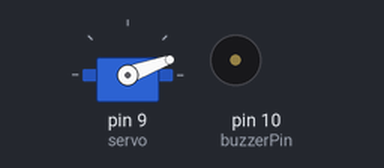
A sketch run on a simulated Arduino Uno, built with avr-gcc and run on an emulated ATmega328P. On the bench: servo, buzzer (waves = sounding). Random numbers use the default seed unless the sketch sets one.

Above: at 0.1 s.
At 11.1 s:
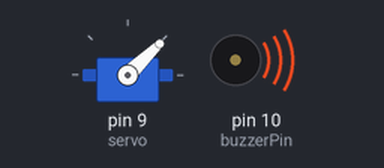
At 24.8 s:
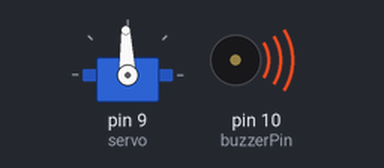
At 35.4 s:
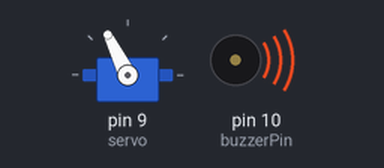
Timing chart, 0 to 40.0 s (numbered marks = the images above):
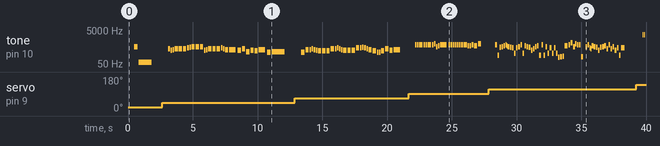

Measured:
- by itself, servo on pin 9 (servo): moves from 20° to 140° over 36.6 s
- by itself, tone on pin 10 (buzzerPin): plays 523 Hz for 0.25 s, 65 Hz for 1.0 s, 392 Hz for 0.13 s, 330 Hz for 0.13 s, 349 Hz for 0.13 s, 392 Hz for 0.25 s … (150 notes in this stretch)

The sketch:

BuildingADice.ino
```cpp
// Include the button and servo library
#include <Button.h>
#include <Servo.h>

#include "pitches.h"
#include "melody.h"

// Create a button object on GPIO pin 13
Button btnRoll(13);

// Create a new servo object
Servo servo;

// Declare global pin constant for buzzer
const byte buzzerPin = 10;

void setup() {

  // Start button
  btnRoll.begin();

  // Attach the servo on 9 to the servo object
  servo.attach(9);

  // Set buzzerPin as output
  pinMode(buzzerPin, OUTPUT);

  // Initialise a pseudi-random number generator
  randomSeed(analogRead(0));

  // Move servo to position zero
  servo.write(0);

  // Go through every number and show steps for calibration
  for(int i = 1; i < 7; i++){
    setDice(i, true);
    delay(500);
  }

  setDice(1, false);

  // Open a serial connection
  Serial.begin(9600);

}

void playTone(int melody[], int noreDurations[], int lengths){

  for (int thisNote = 0; thisNote < lengths; thisNote++) {

    // To calculate the note duration, take one second divided by the note type.
    // e.g. quarter note = 1000 / 4, eighth note = 1000/8, etc.
    int noteDuration = 1000 / noreDurations[thisNote];

    tone(buzzerPin, melody[thisNote], noteDuration);

    // to distinguish the notes, set a minimum time between them.
    // the note's duration + 30% seems to work well:
    int pauseBetweenNotes = noteDuration * 1.30;
    delay(pauseBetweenNotes);

    // Stop the tone playing:
    noTone(buzzerPin);

  }
}

void loop() {

  if (btnRoll.released()) {
    Serial.println("Button was pressed \n");
    upDown();
    setDice(random(1,7), true);
  }

  // Read servo position
  // float servoValue = servo.read();

}

void upDown(){

  // Move servo up and down
  setDice(6, false);
  delay(600);
  setDice(1, false);
  delay(600);

}

void setDice(int number, boolean acousticFeedback){

  // Map number 1-6 to degrees for servo between 20 and 140 degrees
  int dicePointer = map(number, 1, 6, 20, 140);

  Serial.print("Rolled: ");
  Serial.println(dicePointer);

  // Move servo to specified angle
  servo.write(dicePointer);

  // Play sound
  delay(500);
  if (acousticFeedback == true){
    // delay(500);
    // for (int i = 0; i < number; i++){
    //   digitalWrite(buzzerPin, HIGH);
    //   delay(50);
    //   digitalWrite(buzzerPin, LOW);
    //   delay(100);
    // }
    if (number == 6){
      playTone(MarioMainThemeMelody, MarioMainThemeNoteDurations, sizeof(MarioMainThemeMelody)/sizeof(int));
    }
    else if (number == 5){
      playTone(TetrisMelody, TetrisNoteDurations, sizeof(TetrisMelody)/sizeof(int));
    }
    else if (number == 4){
      playTone(JingleMelody, JingleNoteDuration, sizeof(JingleMelody)/sizeof(int));
    }
    else if (number == 3){
      playTone(WishMelody, WishNoteDuration, sizeof(WishMelody)/sizeof(int));
    }
    else if (number == 2){
      playTone(SantaMelody, SantaNoteDuration, sizeof(SantaMelody)/sizeof(int));
    }
    else if (number == 1){
      playTone(MySadMelody, MySadNoteDurations, sizeof(MySadNoteDurations)/sizeof(int));
    }
    // else{
    //   playTone(MyMelody2, MyNoteDurations2, sizeof(MyMelody2)/sizeof(int));
    // }
  }


}
```

melody.h
```cpp
// NOTES for Mario main theme melody
int MarioMainThemeMelody[] = {
  NOTE_E7, NOTE_E7, 0, NOTE_E7,
  0, NOTE_C7, NOTE_E7, 0,
  NOTE_G7, 0, 0,  0,
  NOTE_G6, 0, 0, 0,

  NOTE_C7, 0, 0, NOTE_G6,
  0, 0, NOTE_E6, 0,
  0, NOTE_A6, 0, NOTE_B6,
  0, NOTE_AS6, NOTE_A6, 0,

  NOTE_G6, NOTE_E7, NOTE_G7,
  NOTE_A7, 0, NOTE_F7, NOTE_G7,
  0, NOTE_E7, 0, NOTE_C7,
  NOTE_D7, NOTE_B6, 0, 0,

  NOTE_C7, 0, 0, NOTE_G6,
  0, 0, NOTE_E6, 0,
  0, NOTE_A6, 0, NOTE_B6,
  0, NOTE_AS6, NOTE_A6, 0,

  NOTE_G6, NOTE_E7, NOTE_G7,
  NOTE_A7, 0, NOTE_F7, NOTE_G7,
  0, NOTE_E7, 0, NOTE_C7,
  NOTE_D7, NOTE_B6, 0, 0
};

// NOTE DURATIONS for Mario main them tempo
int MarioMainThemeNoteDurations[] = {
  12, 12, 12, 12,
  12, 12, 12, 12,
  12, 12, 12, 12,
  12, 12, 12, 12,

  12, 12, 12, 12,
  12, 12, 12, 12,
  12, 12, 12, 12,
  12, 12, 12, 12,

  9, 9, 9,
  12, 12, 12, 12,
  12, 12, 12, 12,
  12, 12, 12, 12,

  12, 12, 12, 12,
  12, 12, 12, 12,
  12, 12, 12, 12,
  12, 12, 12, 12,

  9, 9, 9,
  12, 12, 12, 12,
  12, 12, 12, 12,
  12, 12, 12, 12,
};


int TetrisMelody[] = {
  NOTE_E5, NOTE_E3, NOTE_B4, NOTE_C5, NOTE_D5, NOTE_E5, NOTE_D5, NOTE_C5,
  NOTE_B4, NOTE_A4, NOTE_A3, NOTE_A4, NOTE_C5, NOTE_E5, NOTE_A3, NOTE_D5,
  NOTE_C5, NOTE_B4, NOTE_E4, NOTE_G4, NOTE_C5, NOTE_D5, NOTE_E3, NOTE_E5,
  NOTE_E3, NOTE_C5, NOTE_A3, NOTE_A4, NOTE_A3, NOTE_A4, NOTE_A3, NOTE_B2,
  NOTE_C3, NOTE_D3, NOTE_D5, NOTE_F5, NOTE_A5, NOTE_C5, NOTE_C5, NOTE_G5,
  NOTE_F5, NOTE_E5, NOTE_C3, 0, NOTE_C5, NOTE_E5, NOTE_A4, NOTE_G4, NOTE_D5,
  NOTE_C5, NOTE_B4, NOTE_E4, NOTE_B4, NOTE_C5, NOTE_D5, NOTE_G4, NOTE_E5,
  NOTE_G4, NOTE_C5, NOTE_E4, NOTE_A4, NOTE_E3, NOTE_A4, 0,
};

// Note durations
int TetrisNoteDurations[] = {
  8,8,8,8,8,16,16,8,8,8,8,8,8,8,8,8,
  8,8,8,8,8,8,8,8,8,8,8,8,8,8,8,8,8,
  8,4,8,8,16,16,8,8,8,8,8,8,8,16,16,8,
  8,8,8,8,8,8,8,8,8,8,8,8,8,4,4,8,
};

//##############**"HE IS A PIRATE" Theme song of Pirates of caribbean**##############//
int PiratesMelody[] = {
NOTE_D4, NOTE_D4, NOTE_D4, NOTE_D4, NOTE_D4, NOTE_D4, NOTE_D4, NOTE_D4,
NOTE_D4, NOTE_D4, NOTE_D4, NOTE_D4, NOTE_D4, NOTE_D4, NOTE_D4, NOTE_D4,
NOTE_D4, NOTE_D4, NOTE_D4, NOTE_D4, NOTE_D4, NOTE_D4, NOTE_D4, NOTE_D4,
NOTE_A3, NOTE_C4, NOTE_D4, NOTE_D4, NOTE_D4, NOTE_E4, NOTE_F4, NOTE_F4,
NOTE_F4, NOTE_G4, NOTE_E4, NOTE_E4, NOTE_D4, NOTE_C4, NOTE_C4, NOTE_D4,
0, NOTE_A3, NOTE_C4, NOTE_B3, NOTE_D4, NOTE_B3, NOTE_E4, NOTE_F4,
NOTE_F4, NOTE_C4, NOTE_C4, NOTE_C4, NOTE_C4, NOTE_D4, NOTE_C4,
NOTE_D4, 0, 0, NOTE_A3, NOTE_C4, NOTE_D4, NOTE_D4, NOTE_D4, NOTE_F4,
NOTE_G4, NOTE_G4, NOTE_G4, NOTE_A4, NOTE_A4, NOTE_A4, NOTE_A4, NOTE_G4,
NOTE_A4, NOTE_D4, 0, NOTE_D4, NOTE_E3, NOTE_F4, NOTE_F4, NOTE_G4, NOTE_A4,
NOTE_D4, 0, NOTE_D4, NOTE_F4, NOTE_E4, NOTE_E4, NOTE_F4, NOTE_D4
};

int PiratesNoteDuration[] = {
4,8,4,8,4,8,8,8,8,4,8,4,8,4,8,8,8,8,4,8,4,8,
4,8,8,8,8,4,4,8,8,4,4,8,8,4,4,8,8,
8,4,8,8,8,4,4,8,8,4,4,8,8,4,4,8,4,
4,8,8,8,8,4,4,8,8,4,4,8,8,4,4,8,8,
8,4,8,8,8,4,4,4,8,4,8,8,8,4,4,8,8
};
//###########End of He is a Pirate song#############//

// Jingle Bells

int JingleMelody[] = {
  NOTE_E5, NOTE_E5, NOTE_E5,
  NOTE_E5, NOTE_E5, NOTE_E5,
  NOTE_E5, NOTE_G5, NOTE_C5, NOTE_D5,
  NOTE_E5,
  NOTE_F5, NOTE_F5, NOTE_F5, NOTE_F5,
  NOTE_F5, NOTE_E5, NOTE_E5, NOTE_E5, NOTE_E5,
  NOTE_E5, NOTE_D5, NOTE_D5, NOTE_E5,
  NOTE_D5, NOTE_G5
};

int JingleNoteDuration[] = {
  8, 8, 4,
  8, 8, 4,
  8, 8, 8, 8,
  2,
  8, 8, 8, 8,
  8, 8, 8, 16, 16,
  8, 8, 8, 8,
  4, 4
};

// We wish you a merry Christmas

int WishMelody[] = {
  NOTE_B3,
  NOTE_F4, NOTE_F4, NOTE_G4, NOTE_F4, NOTE_E4,
  NOTE_D4, NOTE_D4, NOTE_D4,
  NOTE_G4, NOTE_G4, NOTE_A4, NOTE_G4, NOTE_F4,
  NOTE_E4, NOTE_E4, NOTE_E4,
  NOTE_A4, NOTE_A4, NOTE_B4, NOTE_A4, NOTE_G4,
  NOTE_F4, NOTE_D4, NOTE_B3, NOTE_B3,
  NOTE_D4, NOTE_G4, NOTE_E4,
  NOTE_F4
};

int WishNoteDuration[] = {
  4,
  4, 8, 8, 8, 8,
  4, 4, 4,
  4, 8, 8, 8, 8,
  4, 4, 4,
  4, 8, 8, 8, 8,
  4, 4, 8, 8,
  4, 4, 4,
  2
};

// Santa Claus is coming to town

int SantaMelody[] = {
  NOTE_G4,
  NOTE_E4, NOTE_F4, NOTE_G4, NOTE_G4, NOTE_G4,
  NOTE_A4, NOTE_B4, NOTE_C5, NOTE_C5, NOTE_C5,
  NOTE_E4, NOTE_F4, NOTE_G4, NOTE_G4, NOTE_G4,
  NOTE_A4, NOTE_G4, NOTE_F4, NOTE_F4,
  NOTE_E4, NOTE_G4, NOTE_C4, NOTE_E4,
  NOTE_D4, NOTE_F4, NOTE_B3,
  NOTE_C4
};

int SantaNoteDuration[] = {
  8,
  8, 8, 4, 4, 4,
  8, 8, 4, 4, 4,
  8, 8, 4, 4, 4,
  8, 8, 4, 2,
  4, 4, 4, 4,
  4, 2, 4,
  1
};

// NOTES for my melody
int MyMelody[] = {
  NOTE_C1, NOTE_C2, NOTE_C3, NOTE_C4,
  NOTE_C5, NOTE_C6, NOTE_C7, NOTE_C8
};

// NOTE DURATIONS for Mario main them tempo
int MyNoteDurations[] = {
  8, 8, 8, 8,
  8, 8, 8, 8
};

// NOTES for my melody
int MyMelody2[] = {
  NOTE_C5, NOTE_C5
};

// NOTE DURATIONS for Mario main them tempo
int MyNoteDurations2[] = {
  4, 4
};

// NOTES for my melody
int MySadMelody[] = {
  NOTE_C5, NOTE_C2
};

// NOTE DURATIONS for Mario main them tempo
int MySadNoteDurations[] = {
  4, 1
};
```

pitches.h
```cpp
/*************************************************
 * Public Constants
 *************************************************/

#define NOTE_B0  31
#define NOTE_C1  33
#define NOTE_CS1 35
#define NOTE_D1  37
#define NOTE_DS1 39
#define NOTE_E1  41
#define NOTE_F1  44
#define NOTE_FS1 46
#define NOTE_G1  49
#define NOTE_GS1 52
#define NOTE_A1  55
#define NOTE_AS1 58
#define NOTE_B1  62
#define NOTE_C2  65
#define NOTE_CS2 69
#define NOTE_D2  73
#define NOTE_DS2 78
#define NOTE_E2  82
#define NOTE_F2  87
#define NOTE_FS2 93
#define NOTE_G2  98
#define NOTE_GS2 104
#define NOTE_A2  110
#define NOTE_AS2 117
#define NOTE_B2  123
#define NOTE_C3  131
#define NOTE_CS3 139
#define NOTE_D3  147
#define NOTE_DS3 156
#define NOTE_E3  165
#define NOTE_F3  175
#define NOTE_FS3 185
#define NOTE_G3  196
#define NOTE_GS3 208
#define NOTE_A3  220
#define NOTE_AS3 233
#define NOTE_B3  247
#define NOTE_C4  262
#define NOTE_CS4 277
#define NOTE_D4  294
#define NOTE_DS4 311
#define NOTE_E4  330
#define NOTE_F4  349
#define NOTE_FS4 370
#define NOTE_G4  392
#define NOTE_GS4 415
#define NOTE_A4  440
#define NOTE_AS4 466
#define NOTE_B4  494
#define NOTE_C5  523
#define NOTE_CS5 554
#define NOTE_D5  587
#define NOTE_DS5 622
#define NOTE_E5  659
#define NOTE_F5  698
#define NOTE_FS5 740
#define NOTE_G5  784
#define NOTE_GS5 831
#define NOTE_A5  880
#define NOTE_AS5 932
#define NOTE_B5  988
#define NOTE_C6  1047
#define NOTE_CS6 1109
#define NOTE_D6  1175
#define NOTE_DS6 1245
#define NOTE_E6  1319
#define NOTE_F6  1397
#define NOTE_FS6 1480
#define NOTE_G6  1568
#define NOTE_GS6 1661
#define NOTE_A6  1760
#define NOTE_AS6 1865
#define NOTE_B6  1976
#define NOTE_C7  2093
#define NOTE_CS7 2217
#define NOTE_D7  2349
#define NOTE_DS7 2489
#define NOTE_E7  2637
#define NOTE_F7  2794
#define NOTE_FS7 2960
#define NOTE_G7  3136
#define NOTE_GS7 3322
#define NOTE_A7  3520
#define NOTE_AS7 3729
#define NOTE_B7  3951
#define NOTE_C8  4186
#define NOTE_CS8 4435
#define NOTE_D8  4699
#define NOTE_DS8 4978
```
